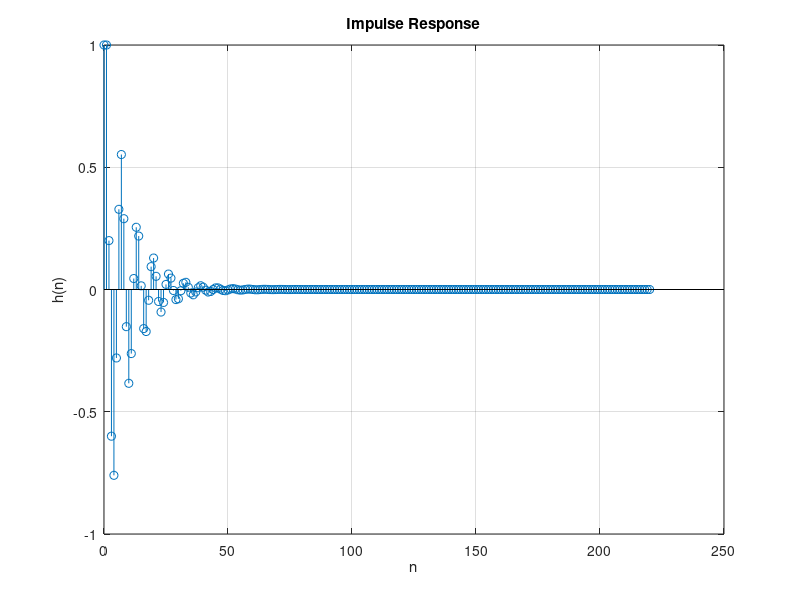

This figure's MATLAB source:
%% QUESTION 1
clear;

% define the difference equation
b = 1; % numerator (output) x coeffs
a = [1, -1, 0.8]; % denominator (input) y coeffs

% finding impulse resp
t = -20:200;
[h, n] = impz(b, a, length(t));

% plotting impulse resp
stem(n, h);
grid on;
title('Impulse Response');
xlabel('n');
ylabel('h(n)');